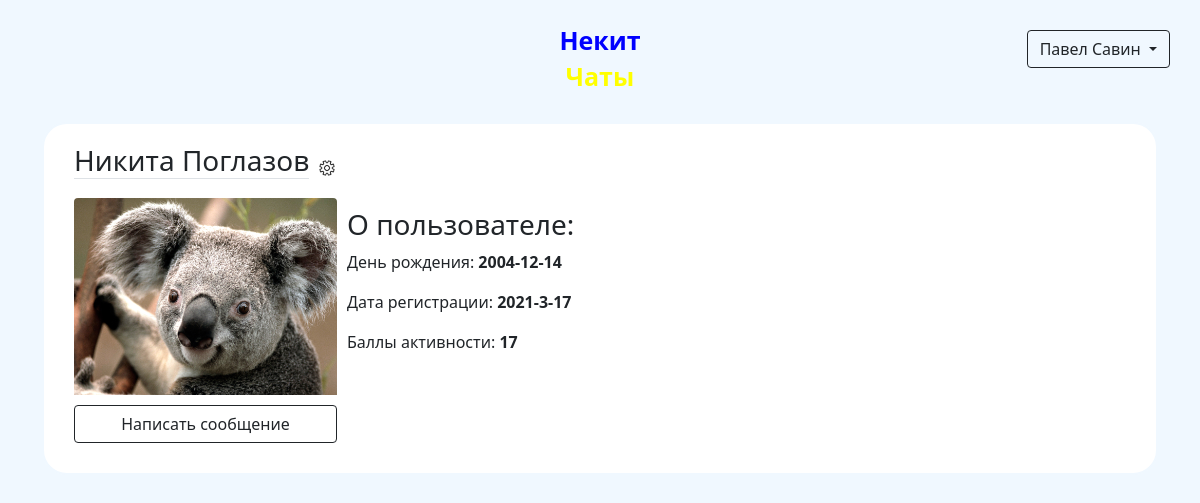
The page /profile/1 (signed in) on the database as committed earlier.
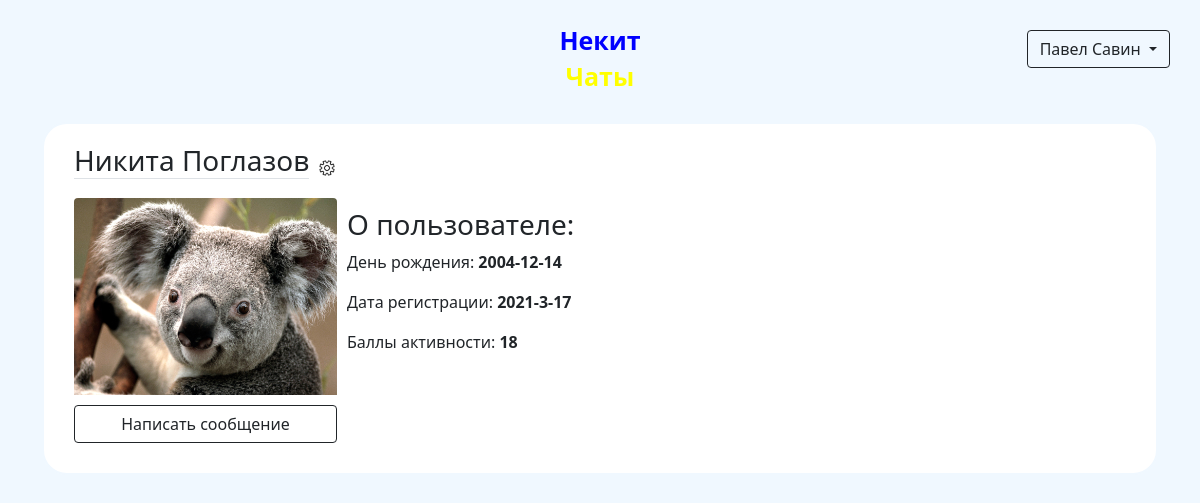
The same page on the database as committed later.
### data/models/user.py (models this page shows, shortened)
class User(SqlAlchemyBase, UserMixin, SerializerMixin):
    __tablename__ = 'users'
    id = Column(Integer, autoincrement=True, primary_key=True)
    name = Column(String)
    surname = Column(String)
    birthday = Column(DateTime)
    email = Column(String, unique=True)
    phone_number = Column(String, unique=True)
    hashed_password = Column(String)
    registration_time = Column(DateTime, default=datetime.now)
    rating = Column(Integer, default=0)

### main.py (the view)
@app.route('/profile/<int:user_id>')
@login_required
def show_profile(user_id):
    session = create_session()
    user = session.query(User).filter(User.id == user_id).first()
    pic = session.query(Avatar).filter(Avatar.refers_to == user_id).first()
    if pic:
        profile_pic = url_for('static', filename=f"avatars/{pic.link}")
    else:
        profile_pic = url_for('static', filename='avatars/anon.png')
    return render_template('profile.html', user=user, pic=profile_pic)

### data/db_session.py (called while the page is built)
def create_session() -> Session:
    global __factory
    return __factory()

### main.py (called while the page is built)
@login_manager.user_loader
def load_user(user_id):
    session = create_session()
    return session.query(User).get(user_id)

### templates/profile.html
{% extends "base.html" %}
{% block content %}
<form class="clearfix">
    <div class="clearfix">
        <div class="clearfix">
            <h3 class="border-bottom float-start">{{ user.name }} {{ user.surname }}</h3>
                <a class="float-start" href="/profile/{{ current_user.id }}/settings">
                    <div><img src="/static/img/settings.png" width="16px" height="16px"></div>
                </a>
        </div>
        <div class="clearfix">
            <img src="{{ pic }}" class="profile-pic rounded-top w-25 h-25 float-start" alt="Упс! Аватарка не найдена!">
            <div class="float-start">
                <h3>О пользователе:</h3>
                <p>День рождения: <b>{{ user.birthday.year }}-{{ user.birthday.month }}-{{ user.birthday.day }}</b></p>
                <p>Дата регистрации: <b>{{ user.registration_time.year }}-{{ user.registration_time.month }}-{{ user.registration_time.day }}</b></p>
                <p>Баллы активности: <b>{{ user.rating }}</b></p>
            </div>
        </div>
        <div>
            {% if user.id == current_user.id %}
                <a class="btn btn-outline-dark w-25 rounded-bottom" href="/profile/{{ current_user.id }}/avatar">Сменить аватарку</a>
            {% else %}
                <a class="btn btn-outline-dark w-25 rounded-bottom" href="/conversation/{{ user.id }}#bottom">Написать сообщение</a>
            {% endif %}
        </div>
    </div>
</form>
{% endblock %}

Rows that differ between the two databases and show on the page:
changed User "Никита": rating "17" → "18"
